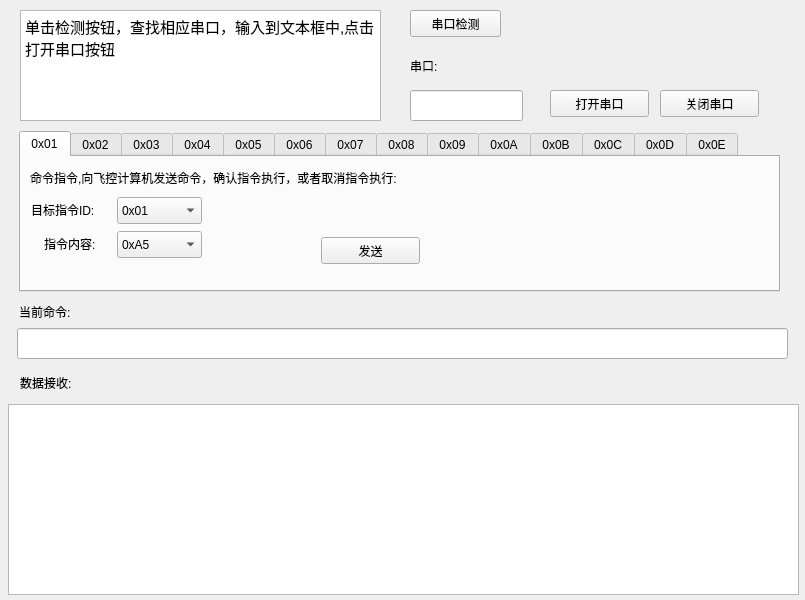
<?xml version="1.0" encoding="UTF-8"?>
<ui version="4.0">
 <class>Widget</class>
 <widget class="QWidget" name="Widget">
  <property name="geometry">
   <rect>
    <x>0</x>
    <y>0</y>
    <width>805</width>
    <height>600</height>
   </rect>
  </property>
  <property name="minimumSize">
   <size>
    <width>805</width>
    <height>600</height>
   </size>
  </property>
  <property name="maximumSize">
   <size>
    <width>805</width>
    <height>600</height>
   </size>
  </property>
  <property name="sizeIncrement">
   <size>
    <width>805</width>
    <height>600</height>
   </size>
  </property>
  <property name="baseSize">
   <size>
    <width>805</width>
    <height>600</height>
   </size>
  </property>
  <property name="windowTitle">
   <string>Widget</string>
  </property>
  <widget class="QTextEdit" name="recevie_textEdit">
   <property name="geometry">
    <rect>
     <x>8</x>
     <y>404</y>
     <width>791</width>
     <height>191</height>
    </rect>
   </property>
   <property name="html">
    <string>&lt;!DOCTYPE HTML PUBLIC &quot;-//W3C//DTD HTML 4.0//EN&quot; &quot;http://www.w3.org/TR/REC-html40/strict.dtd&quot;&gt;
&lt;html&gt;&lt;head&gt;&lt;meta name=&quot;qrichtext&quot; content=&quot;1&quot; /&gt;&lt;style type=&quot;text/css&quot;&gt;
p, li { white-space: pre-wrap; }
&lt;/style&gt;&lt;/head&gt;&lt;body style=&quot; font-family:'Ubuntu'; font-size:11pt; font-weight:400; font-style:normal;&quot;&gt;
&lt;p style=&quot;-qt-paragraph-type:empty; margin-top:0px; margin-bottom:0px; margin-left:0px; margin-right:0px; -qt-block-indent:0; text-indent:0px;&quot;&gt;&lt;br /&gt;&lt;/p&gt;
&lt;p style=&quot;-qt-paragraph-type:empty; margin-top:0px; margin-bottom:0px; margin-left:0px; margin-right:0px; -qt-block-indent:0; text-indent:0px;&quot;&gt;&lt;br /&gt;&lt;/p&gt;&lt;/body&gt;&lt;/html&gt;</string>
   </property>
  </widget>
  <widget class="QLineEdit" name="lineEdit">
   <property name="geometry">
    <rect>
     <x>17</x>
     <y>328</y>
     <width>771</width>
     <height>31</height>
    </rect>
   </property>
   <property name="text">
    <string/>
   </property>
  </widget>
  <widget class="QLabel" name="serial_label">
   <property name="geometry">
    <rect>
     <x>410</x>
     <y>50</y>
     <width>51</width>
     <height>31</height>
    </rect>
   </property>
   <property name="text">
    <string>串口:</string>
   </property>
  </widget>
  <widget class="QPushButton" name="openserial_button">
   <property name="geometry">
    <rect>
     <x>550</x>
     <y>90</y>
     <width>99</width>
     <height>27</height>
    </rect>
   </property>
   <property name="text">
    <string>打开串口</string>
   </property>
  </widget>
  <widget class="QPushButton" name="closeserial_button">
   <property name="geometry">
    <rect>
     <x>660</x>
     <y>90</y>
     <width>99</width>
     <height>27</height>
    </rect>
   </property>
   <property name="text">
    <string>关闭串口</string>
   </property>
  </widget>
  <widget class="QLineEdit" name="serial_lineEdit">
   <property name="geometry">
    <rect>
     <x>410</x>
     <y>90</y>
     <width>113</width>
     <height>31</height>
    </rect>
   </property>
   <property name="text">
    <string/>
   </property>
  </widget>
  <widget class="QLabel" name="label_2">
   <property name="geometry">
    <rect>
     <x>19</x>
     <y>301</y>
     <width>91</width>
     <height>21</height>
    </rect>
   </property>
   <property name="text">
    <string>当前命令:</string>
   </property>
  </widget>
  <widget class="QTabWidget" name="tabWidget">
   <property name="geometry">
    <rect>
     <x>19</x>
     <y>131</y>
     <width>761</width>
     <height>161</height>
    </rect>
   </property>
   <property name="currentIndex">
    <number>0</number>
   </property>
   <widget class="QWidget" name="tab_1">
    <attribute name="title">
     <string>0x01</string>
    </attribute>
    <widget class="QLabel" name="label">
     <property name="geometry">
      <rect>
       <x>9</x>
       <y>10</y>
       <width>731</width>
       <height>21</height>
      </rect>
     </property>
     <property name="text">
      <string>命令指令,向飞控计算机发送命令，确认指令执行，或者取消指令执行:</string>
     </property>
    </widget>
    <widget class="QLabel" name="label_5">
     <property name="geometry">
      <rect>
       <x>10</x>
       <y>42</y>
       <width>91</width>
       <height>21</height>
      </rect>
     </property>
     <property name="text">
      <string>目标指令ID:</string>
     </property>
    </widget>
    <widget class="QComboBox" name="targetID_comboBox">
     <property name="geometry">
      <rect>
       <x>96</x>
       <y>40</y>
       <width>85</width>
       <height>27</height>
      </rect>
     </property>
     <item>
      <property name="text">
       <string>0x01</string>
      </property>
     </item>
     <item>
      <property name="text">
       <string>0x02</string>
      </property>
     </item>
     <item>
      <property name="text">
       <string>0x04</string>
      </property>
     </item>
     <item>
      <property name="text">
       <string>0x05</string>
      </property>
     </item>
     <item>
      <property name="text">
       <string>0x06</string>
      </property>
     </item>
     <item>
      <property name="text">
       <string>0x07</string>
      </property>
     </item>
     <item>
      <property name="text">
       <string>0x08</string>
      </property>
     </item>
     <item>
      <property name="text">
       <string>0x09</string>
      </property>
     </item>
     <item>
      <property name="text">
       <string>0x0A</string>
      </property>
     </item>
     <item>
      <property name="text">
       <string>0x0B</string>
      </property>
     </item>
     <item>
      <property name="text">
       <string>0x0C</string>
      </property>
     </item>
     <item>
      <property name="text">
       <string>0x0D</string>
      </property>
     </item>
     <item>
      <property name="text">
       <string>0x0E</string>
      </property>
     </item>
     <item>
      <property name="text">
       <string>0x0F</string>
      </property>
     </item>
     <item>
      <property name="text">
       <string>0xFF</string>
      </property>
     </item>
    </widget>
    <widget class="QLabel" name="label_6">
     <property name="geometry">
      <rect>
       <x>23</x>
       <y>76</y>
       <width>71</width>
       <height>21</height>
      </rect>
     </property>
     <property name="text">
      <string>指令内容:</string>
     </property>
    </widget>
    <widget class="QComboBox" name="instruct01_comboBox">
     <property name="geometry">
      <rect>
       <x>96</x>
       <y>74</y>
       <width>85</width>
       <height>27</height>
      </rect>
     </property>
     <item>
      <property name="text">
       <string>0xA5</string>
      </property>
     </item>
     <item>
      <property name="text">
       <string>0xB6</string>
      </property>
     </item>
    </widget>
    <widget class="QPushButton" name="ID01send_pushButton">
     <property name="geometry">
      <rect>
       <x>300</x>
       <y>80</y>
       <width>99</width>
       <height>27</height>
      </rect>
     </property>
     <property name="text">
      <string>发送</string>
     </property>
    </widget>
   </widget>
   <widget class="QWidget" name="tab_2">
    <attribute name="title">
     <string>0x02</string>
    </attribute>
    <widget class="QPushButton" name="ID02send_pushButton">
     <property name="geometry">
      <rect>
       <x>300</x>
       <y>80</y>
       <width>99</width>
       <height>27</height>
      </rect>
     </property>
     <property name="text">
      <string>发送</string>
     </property>
    </widget>
    <widget class="QLabel" name="label_7">
     <property name="geometry">
      <rect>
       <x>7</x>
       <y>8</y>
       <width>241</width>
       <height>21</height>
      </rect>
     </property>
     <property name="text">
      <string>系统自检:</string>
     </property>
    </widget>
   </widget>
   <widget class="QWidget" name="tab_3">
    <attribute name="title">
     <string>0x03</string>
    </attribute>
   </widget>
   <widget class="QWidget" name="tab_4">
    <attribute name="title">
     <string>0x04</string>
    </attribute>
    <widget class="QLabel" name="label_8">
     <property name="geometry">
      <rect>
       <x>10</x>
       <y>40</y>
       <width>71</width>
       <height>21</height>
      </rect>
     </property>
     <property name="text">
      <string>指令数据:</string>
     </property>
    </widget>
    <widget class="QComboBox" name="instruct04_comboBox">
     <property name="geometry">
      <rect>
       <x>83</x>
       <y>36</y>
       <width>85</width>
       <height>27</height>
      </rect>
     </property>
     <item>
      <property name="text">
       <string>0xA5</string>
      </property>
     </item>
     <item>
      <property name="text">
       <string>0xB6</string>
      </property>
     </item>
    </widget>
    <widget class="QPushButton" name="ID04send_pushButton">
     <property name="geometry">
      <rect>
       <x>300</x>
       <y>80</y>
       <width>99</width>
       <height>27</height>
      </rect>
     </property>
     <property name="text">
      <string>发送</string>
     </property>
    </widget>
    <widget class="QLabel" name="label_9">
     <property name="geometry">
      <rect>
       <x>10</x>
       <y>10</y>
       <width>741</width>
       <height>21</height>
      </rect>
     </property>
     <property name="text">
      <string>火工品预点火指令,打开火工品总供电电源:</string>
     </property>
    </widget>
   </widget>
   <widget class="QWidget" name="tab_5">
    <attribute name="title">
     <string>0x05</string>
    </attribute>
    <widget class="QLabel" name="label_10">
     <property name="geometry">
      <rect>
       <x>10</x>
       <y>10</y>
       <width>731</width>
       <height>21</height>
      </rect>
     </property>
     <property name="text">
      <string>火工品正式点火指令,对指定的火工品通道进行正式点火</string>
     </property>
    </widget>
    <widget class="QLabel" name="label_11">
     <property name="geometry">
      <rect>
       <x>10</x>
       <y>37</y>
       <width>71</width>
       <height>31</height>
      </rect>
     </property>
     <property name="text">
      <string>点火通道:</string>
     </property>
    </widget>
    <widget class="QComboBox" name="instruct05_comboBox">
     <property name="geometry">
      <rect>
       <x>80</x>
       <y>40</y>
       <width>85</width>
       <height>27</height>
      </rect>
     </property>
     <item>
      <property name="text">
       <string>0x91</string>
      </property>
     </item>
     <item>
      <property name="text">
       <string>0x92</string>
      </property>
     </item>
     <item>
      <property name="text">
       <string>0x93</string>
      </property>
     </item>
     <item>
      <property name="text">
       <string>0x94</string>
      </property>
     </item>
     <item>
      <property name="text">
       <string>0x95</string>
      </property>
     </item>
     <item>
      <property name="text">
       <string>0x96</string>
      </property>
     </item>
     <item>
      <property name="text">
       <string>0x97</string>
      </property>
     </item>
     <item>
      <property name="text">
       <string>0x98</string>
      </property>
     </item>
     <item>
      <property name="text">
       <string>0x99</string>
      </property>
     </item>
     <item>
      <property name="text">
       <string>0x9A</string>
      </property>
     </item>
     <item>
      <property name="text">
       <string>0x9B</string>
      </property>
     </item>
     <item>
      <property name="text">
       <string>0x9C</string>
      </property>
     </item>
     <item>
      <property name="text">
       <string>0x9D</string>
      </property>
     </item>
     <item>
      <property name="text">
       <string>0x9E</string>
      </property>
     </item>
     <item>
      <property name="text">
       <string>0x9F</string>
      </property>
     </item>
    </widget>
    <widget class="QPushButton" name="ID05send_pushButton">
     <property name="geometry">
      <rect>
       <x>300</x>
       <y>80</y>
       <width>99</width>
       <height>27</height>
      </rect>
     </property>
     <property name="text">
      <string>发送</string>
     </property>
    </widget>
   </widget>
   <widget class="QWidget" name="tab_6">
    <attribute name="title">
     <string>0x06</string>
    </attribute>
    <widget class="QLabel" name="label_20">
     <property name="geometry">
      <rect>
       <x>10</x>
       <y>4</y>
       <width>741</width>
       <height>31</height>
      </rect>
     </property>
     <property name="text">
      <string>控制普通负载电源,打开或关闭普通负载电源:</string>
     </property>
    </widget>
    <widget class="QComboBox" name="instruct06_comboBox">
     <property name="geometry">
      <rect>
       <x>83</x>
       <y>40</y>
       <width>85</width>
       <height>27</height>
      </rect>
     </property>
     <item>
      <property name="text">
       <string>0xA5</string>
      </property>
     </item>
     <item>
      <property name="text">
       <string>0xB6</string>
      </property>
     </item>
    </widget>
    <widget class="QLabel" name="label_21">
     <property name="geometry">
      <rect>
       <x>10</x>
       <y>42</y>
       <width>71</width>
       <height>21</height>
      </rect>
     </property>
     <property name="text">
      <string>指令数据:</string>
     </property>
    </widget>
    <widget class="QPushButton" name="ID06send_pushButton">
     <property name="geometry">
      <rect>
       <x>300</x>
       <y>80</y>
       <width>99</width>
       <height>27</height>
      </rect>
     </property>
     <property name="text">
      <string>发送</string>
     </property>
    </widget>
   </widget>
   <widget class="QWidget" name="tab_7">
    <attribute name="title">
     <string>0x07</string>
    </attribute>
    <widget class="QLabel" name="label_22">
     <property name="geometry">
      <rect>
       <x>9</x>
       <y>0</y>
       <width>751</width>
       <height>31</height>
      </rect>
     </property>
     <property name="text">
      <string>选择通讯通道:</string>
     </property>
    </widget>
    <widget class="QLabel" name="label_23">
     <property name="geometry">
      <rect>
       <x>10</x>
       <y>34</y>
       <width>67</width>
       <height>21</height>
      </rect>
     </property>
     <property name="text">
      <string>指令数据:</string>
     </property>
    </widget>
    <widget class="QComboBox" name="instruct07_comboBox">
     <property name="geometry">
      <rect>
       <x>79</x>
       <y>30</y>
       <width>131</width>
       <height>31</height>
      </rect>
     </property>
     <item>
      <property name="text">
       <string>0xA5(测控系统)</string>
      </property>
     </item>
     <item>
      <property name="text">
       <string>0xA9(铱星)</string>
      </property>
     </item>
     <item>
      <property name="text">
       <string>0xAA(北斗)</string>
      </property>
     </item>
    </widget>
    <widget class="QPushButton" name="ID07send_pushButton">
     <property name="geometry">
      <rect>
       <x>300</x>
       <y>78</y>
       <width>99</width>
       <height>27</height>
      </rect>
     </property>
     <property name="text">
      <string>发送</string>
     </property>
    </widget>
   </widget>
   <widget class="QWidget" name="tab_8">
    <attribute name="title">
     <string>0x08</string>
    </attribute>
    <widget class="QLabel" name="label_24">
     <property name="geometry">
      <rect>
       <x>8</x>
       <y>7</y>
       <width>741</width>
       <height>21</height>
      </rect>
     </property>
     <property name="text">
      <string>选择视频通道:</string>
     </property>
    </widget>
    <widget class="QLabel" name="label_25">
     <property name="geometry">
      <rect>
       <x>11</x>
       <y>37</y>
       <width>71</width>
       <height>20</height>
      </rect>
     </property>
     <property name="text">
      <string>指令数据:</string>
     </property>
    </widget>
    <widget class="QComboBox" name="instruct08_comboBox">
     <property name="geometry">
      <rect>
       <x>80</x>
       <y>34</y>
       <width>85</width>
       <height>27</height>
      </rect>
     </property>
     <item>
      <property name="text">
       <string>第1通道</string>
      </property>
     </item>
     <item>
      <property name="text">
       <string>第2通道</string>
      </property>
     </item>
     <item>
      <property name="text">
       <string>第3通道</string>
      </property>
     </item>
     <item>
      <property name="text">
       <string>第4通道</string>
      </property>
     </item>
     <item>
      <property name="text">
       <string>第5通道</string>
      </property>
     </item>
    </widget>
    <widget class="QPushButton" name="ID08send_pushButton">
     <property name="geometry">
      <rect>
       <x>300</x>
       <y>80</y>
       <width>99</width>
       <height>27</height>
      </rect>
     </property>
     <property name="text">
      <string>发送</string>
     </property>
    </widget>
   </widget>
   <widget class="QWidget" name="tab_9">
    <attribute name="title">
     <string>0x09</string>
    </attribute>
    <widget class="QLabel" name="label_26">
     <property name="geometry">
      <rect>
       <x>8</x>
       <y>7</y>
       <width>741</width>
       <height>21</height>
      </rect>
     </property>
     <property name="text">
      <string>设置自动飞行控制参数:</string>
     </property>
    </widget>
    <widget class="QLabel" name="label_12">
     <property name="geometry">
      <rect>
       <x>10</x>
       <y>35</y>
       <width>131</width>
       <height>16</height>
      </rect>
     </property>
     <property name="text">
      <string>P1（0，1000000):</string>
     </property>
    </widget>
    <widget class="QLabel" name="label_13">
     <property name="geometry">
      <rect>
       <x>69</x>
       <y>65</y>
       <width>67</width>
       <height>17</height>
      </rect>
     </property>
     <property name="text">
      <string>P2(0, 16):</string>
     </property>
    </widget>
    <widget class="QLabel" name="label_14">
     <property name="geometry">
      <rect>
       <x>19</x>
       <y>95</y>
       <width>121</width>
       <height>16</height>
      </rect>
     </property>
     <property name="text">
      <string>P3(0，1000000):</string>
     </property>
    </widget>
    <widget class="QLineEdit" name="P1_lineEdit">
     <property name="geometry">
      <rect>
       <x>140</x>
       <y>30</y>
       <width>113</width>
       <height>27</height>
      </rect>
     </property>
    </widget>
    <widget class="QLineEdit" name="P2_lineEdit">
     <property name="geometry">
      <rect>
       <x>140</x>
       <y>60</y>
       <width>113</width>
       <height>27</height>
      </rect>
     </property>
    </widget>
    <widget class="QLineEdit" name="P3_lineEdit">
     <property name="geometry">
      <rect>
       <x>140</x>
       <y>90</y>
       <width>113</width>
       <height>27</height>
      </rect>
     </property>
    </widget>
    <widget class="QPushButton" name="ID09send_pushButton">
     <property name="geometry">
      <rect>
       <x>500</x>
       <y>89</y>
       <width>99</width>
       <height>27</height>
      </rect>
     </property>
     <property name="text">
      <string>发送</string>
     </property>
    </widget>
   </widget>
   <widget class="QWidget" name="tab_10">
    <attribute name="title">
     <string>0x0A</string>
    </attribute>
    <widget class="QLabel" name="label_15">
     <property name="geometry">
      <rect>
       <x>7</x>
       <y>7</y>
       <width>741</width>
       <height>21</height>
      </rect>
     </property>
     <property name="text">
      <string>设置自动遥测周期(单位秒):</string>
     </property>
    </widget>
    <widget class="QLabel" name="label_16">
     <property name="geometry">
      <rect>
       <x>10</x>
       <y>40</y>
       <width>141</width>
       <height>21</height>
      </rect>
     </property>
     <property name="text">
      <string>指令数据(0-65536):</string>
     </property>
    </widget>
    <widget class="QLineEdit" name="lineEdit_5">
     <property name="geometry">
      <rect>
       <x>140</x>
       <y>40</y>
       <width>113</width>
       <height>27</height>
      </rect>
     </property>
    </widget>
    <widget class="QPushButton" name="ID0Asend_pushButton">
     <property name="geometry">
      <rect>
       <x>290</x>
       <y>90</y>
       <width>99</width>
       <height>27</height>
      </rect>
     </property>
     <property name="text">
      <string>发送</string>
     </property>
    </widget>
   </widget>
   <widget class="QWidget" name="tab_11">
    <attribute name="title">
     <string>0x0B</string>
    </attribute>
    <widget class="QLabel" name="label_17">
     <property name="geometry">
      <rect>
       <x>10</x>
       <y>1</y>
       <width>741</width>
       <height>31</height>
      </rect>
     </property>
     <property name="text">
      <string>设置推进电机速度(尾舵为转角,单位度):</string>
     </property>
    </widget>
    <widget class="QLabel" name="label_18">
     <property name="geometry">
      <rect>
       <x>48</x>
       <y>38</y>
       <width>81</width>
       <height>20</height>
      </rect>
     </property>
     <property name="text">
      <string>左侧电机1:</string>
     </property>
    </widget>
    <widget class="QLabel" name="label_19">
     <property name="geometry">
      <rect>
       <x>47</x>
       <y>70</y>
       <width>81</width>
       <height>20</height>
      </rect>
     </property>
     <property name="text">
      <string>右侧电机2:</string>
     </property>
    </widget>
    <widget class="QLabel" name="label_27">
     <property name="geometry">
      <rect>
       <x>19</x>
       <y>100</y>
       <width>111</width>
       <height>21</height>
      </rect>
     </property>
     <property name="text">
      <string>尾部推力电机3:</string>
     </property>
    </widget>
    <widget class="QLabel" name="label_28">
     <property name="geometry">
      <rect>
       <x>287</x>
       <y>33</y>
       <width>121</width>
       <height>20</height>
      </rect>
     </property>
     <property name="text">
      <string>尾舵电机4(转角):</string>
     </property>
    </widget>
    <widget class="QLineEdit" name="motor1_lineEdit">
     <property name="geometry">
      <rect>
       <x>130</x>
       <y>35</y>
       <width>113</width>
       <height>27</height>
      </rect>
     </property>
    </widget>
    <widget class="QLineEdit" name="motor2_lineEdit">
     <property name="geometry">
      <rect>
       <x>131</x>
       <y>66</y>
       <width>113</width>
       <height>27</height>
      </rect>
     </property>
    </widget>
    <widget class="QLineEdit" name="motor3_lineEdit">
     <property name="geometry">
      <rect>
       <x>131</x>
       <y>97</y>
       <width>113</width>
       <height>27</height>
      </rect>
     </property>
    </widget>
    <widget class="QLineEdit" name="motor4_lineEdit">
     <property name="geometry">
      <rect>
       <x>406</x>
       <y>30</y>
       <width>113</width>
       <height>27</height>
      </rect>
     </property>
    </widget>
    <widget class="QPushButton" name="ID0Bsend_pushButton">
     <property name="geometry">
      <rect>
       <x>430</x>
       <y>83</y>
       <width>99</width>
       <height>27</height>
      </rect>
     </property>
     <property name="text">
      <string>发送</string>
     </property>
    </widget>
   </widget>
   <widget class="QWidget" name="tab_12">
    <attribute name="title">
     <string>0x0C</string>
    </attribute>
    <widget class="QLabel" name="label_29">
     <property name="geometry">
      <rect>
       <x>8</x>
       <y>6</y>
       <width>741</width>
       <height>21</height>
      </rect>
     </property>
     <property name="text">
      <string>上传航迹规划任务:</string>
     </property>
    </widget>
    <widget class="QLabel" name="label_30">
     <property name="geometry">
      <rect>
       <x>20</x>
       <y>41</y>
       <width>111</width>
       <height>20</height>
      </rect>
     </property>
     <property name="text">
      <string>经度(-180,180):</string>
     </property>
    </widget>
    <widget class="QLabel" name="label_31">
     <property name="geometry">
      <rect>
       <x>35</x>
       <y>76</y>
       <width>101</width>
       <height>21</height>
      </rect>
     </property>
     <property name="text">
      <string>纬度(-90,90):</string>
     </property>
    </widget>
    <widget class="QLabel" name="label_32">
     <property name="geometry">
      <rect>
       <x>250</x>
       <y>34</y>
       <width>81</width>
       <height>31</height>
      </rect>
     </property>
     <property name="text">
      <string>悬停时间:</string>
     </property>
    </widget>
    <widget class="QLineEdit" name="longitude_lineEdit">
     <property name="geometry">
      <rect>
       <x>125</x>
       <y>39</y>
       <width>113</width>
       <height>27</height>
      </rect>
     </property>
    </widget>
    <widget class="QLineEdit" name="latitude_lineEdit">
     <property name="geometry">
      <rect>
       <x>127</x>
       <y>76</y>
       <width>113</width>
       <height>27</height>
      </rect>
     </property>
    </widget>
    <widget class="QLineEdit" name="hover_time_lineEdit">
     <property name="geometry">
      <rect>
       <x>320</x>
       <y>38</y>
       <width>113</width>
       <height>27</height>
      </rect>
     </property>
    </widget>
    <widget class="QPushButton" name="ID0Csend_pushButton">
     <property name="geometry">
      <rect>
       <x>490</x>
       <y>80</y>
       <width>99</width>
       <height>27</height>
      </rect>
     </property>
     <property name="text">
      <string>发送</string>
     </property>
    </widget>
   </widget>
   <widget class="QWidget" name="tab_13">
    <attribute name="title">
     <string>0x0D</string>
    </attribute>
    <widget class="QLabel" name="label_33">
     <property name="geometry">
      <rect>
       <x>6</x>
       <y>4</y>
       <width>731</width>
       <height>31</height>
      </rect>
     </property>
     <property name="text">
      <string>执行航线规划任务:</string>
     </property>
    </widget>
    <widget class="QLabel" name="label_34">
     <property name="geometry">
      <rect>
       <x>11</x>
       <y>45</y>
       <width>81</width>
       <height>21</height>
      </rect>
     </property>
     <property name="text">
      <string>指令数据:</string>
     </property>
    </widget>
    <widget class="QComboBox" name="instruct0D_comboBox">
     <property name="geometry">
      <rect>
       <x>80</x>
       <y>42</y>
       <width>85</width>
       <height>27</height>
      </rect>
     </property>
     <item>
      <property name="text">
       <string>0xA5</string>
      </property>
     </item>
     <item>
      <property name="text">
       <string>0xB6</string>
      </property>
     </item>
    </widget>
    <widget class="QPushButton" name="ID0Dsend_pushButton">
     <property name="geometry">
      <rect>
       <x>290</x>
       <y>80</y>
       <width>99</width>
       <height>27</height>
      </rect>
     </property>
     <property name="text">
      <string>发送</string>
     </property>
    </widget>
   </widget>
   <widget class="QWidget" name="tab_14">
    <attribute name="title">
     <string>0x0E</string>
    </attribute>
    <widget class="QPushButton" name="ID0Esend_pushButton">
     <property name="geometry">
      <rect>
       <x>300</x>
       <y>80</y>
       <width>99</width>
       <height>27</height>
      </rect>
     </property>
     <property name="text">
      <string>发送</string>
     </property>
    </widget>
    <widget class="QLabel" name="label_35">
     <property name="geometry">
      <rect>
       <x>8</x>
       <y>0</y>
       <width>751</width>
       <height>31</height>
      </rect>
     </property>
     <property name="text">
      <string>地面站软件向飞控计算机发送当前三个通讯链路的状态:</string>
     </property>
    </widget>
    <widget class="QLabel" name="label_36">
     <property name="geometry">
      <rect>
       <x>10</x>
       <y>40</y>
       <width>67</width>
       <height>17</height>
      </rect>
     </property>
     <property name="text">
      <string>指令数据:</string>
     </property>
    </widget>
    <widget class="QComboBox" name="instruct0E_comboBox">
     <property name="geometry">
      <rect>
       <x>80</x>
       <y>37</y>
       <width>85</width>
       <height>27</height>
      </rect>
     </property>
     <item>
      <property name="text">
       <string>001</string>
      </property>
     </item>
     <item>
      <property name="text">
       <string>010</string>
      </property>
     </item>
     <item>
      <property name="text">
       <string>011</string>
      </property>
     </item>
     <item>
      <property name="text">
       <string>100</string>
      </property>
     </item>
     <item>
      <property name="text">
       <string>101</string>
      </property>
     </item>
     <item>
      <property name="text">
       <string>110</string>
      </property>
     </item>
     <item>
      <property name="text">
       <string>111</string>
      </property>
     </item>
    </widget>
   </widget>
  </widget>
  <widget class="QLabel" name="label_3">
   <property name="geometry">
    <rect>
     <x>20</x>
     <y>374</y>
     <width>67</width>
     <height>17</height>
    </rect>
   </property>
   <property name="text">
    <string>数据接收:</string>
   </property>
  </widget>
  <widget class="QLabel" name="label_4">
   <property name="geometry">
    <rect>
     <x>660</x>
     <y>560</y>
     <width>111</width>
     <height>21</height>
    </rect>
   </property>
   <property name="text">
    <string/>
   </property>
  </widget>
  <widget class="QTextEdit" name="serialdetection_textEdit">
   <property name="geometry">
    <rect>
     <x>20</x>
     <y>10</y>
     <width>361</width>
     <height>111</height>
    </rect>
   </property>
   <property name="html">
    <string>&lt;!DOCTYPE HTML PUBLIC &quot;-//W3C//DTD HTML 4.0//EN&quot; &quot;http://www.w3.org/TR/REC-html40/strict.dtd&quot;&gt;
&lt;html&gt;&lt;head&gt;&lt;meta name=&quot;qrichtext&quot; content=&quot;1&quot; /&gt;&lt;style type=&quot;text/css&quot;&gt;
p, li { white-space: pre-wrap; }
&lt;/style&gt;&lt;/head&gt;&lt;body style=&quot; font-family:'Ubuntu'; font-size:11pt; font-weight:400; font-style:normal;&quot;&gt;
&lt;p style=&quot; margin-top:0px; margin-bottom:0px; margin-left:0px; margin-right:0px; -qt-block-indent:0; text-indent:0px;&quot;&gt;单击检测按钮，查找相应串口，输入到文本框中,点击打开串口按钮&lt;/p&gt;&lt;/body&gt;&lt;/html&gt;</string>
   </property>
  </widget>
  <widget class="QPushButton" name="serialdetection_button">
   <property name="geometry">
    <rect>
     <x>410</x>
     <y>10</y>
     <width>91</width>
     <height>27</height>
    </rect>
   </property>
   <property name="text">
    <string>串口检测</string>
   </property>
  </widget>
 </widget>
 <layoutdefault spacing="6" margin="11"/>
 <resources/>
 <connections/>
</ui>
